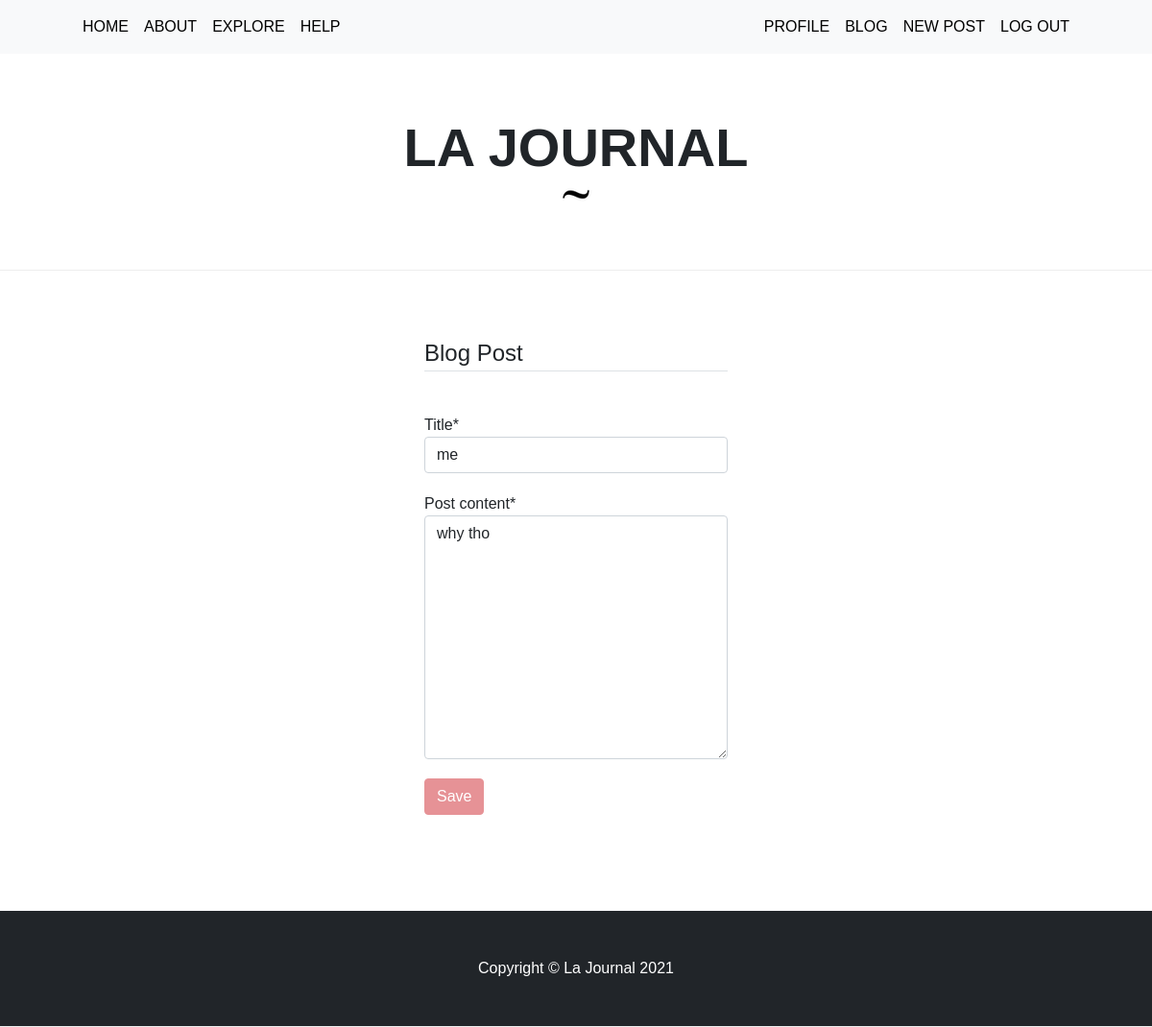
Page /home/post/23/update/ (signed in) on the earlier database version.
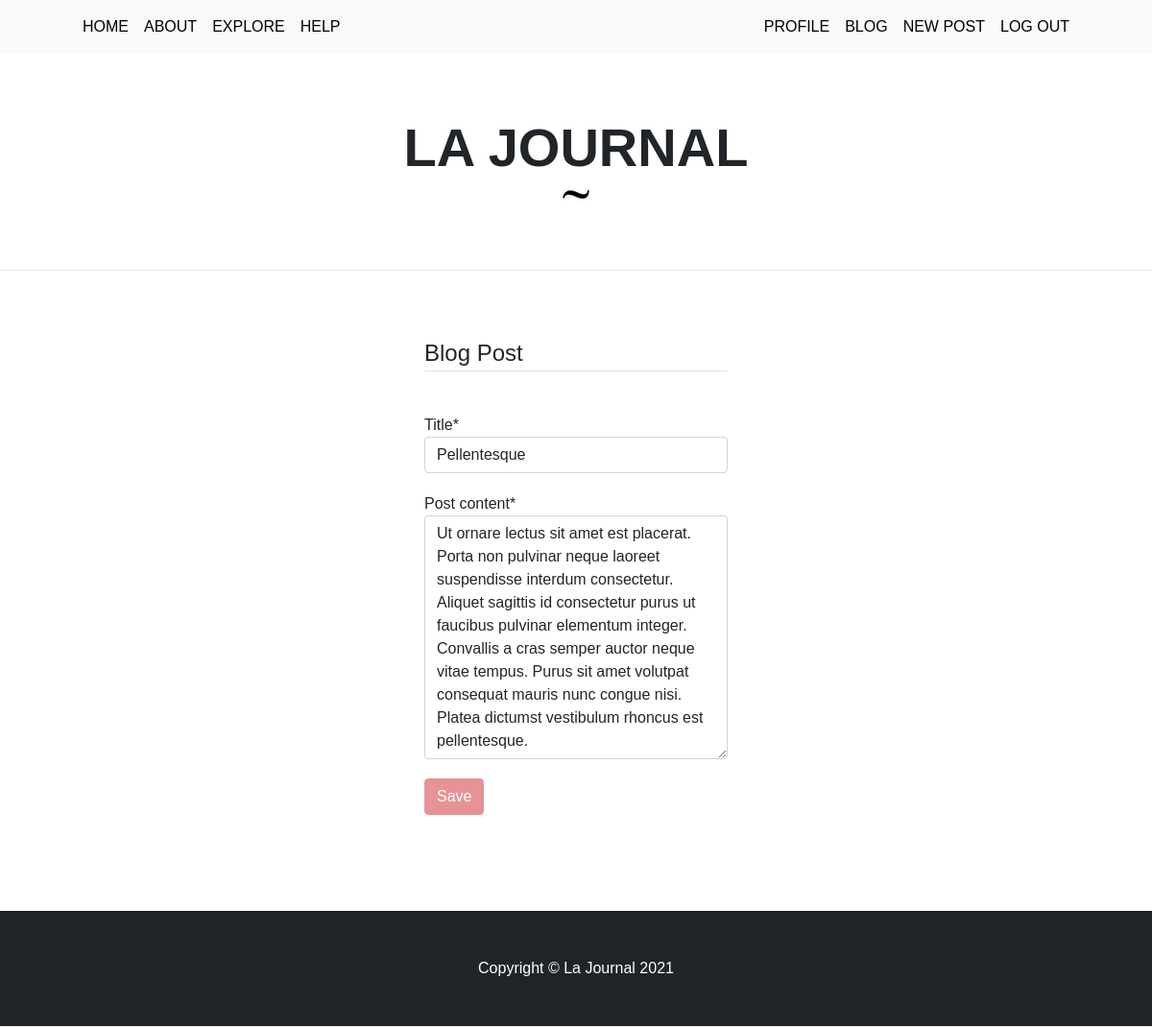
Same page on the later database version.
### blog/models.py (models this page shows, shortened)
class Post(models.Model):
	title = models.CharField(max_length=100)
	post_content = models.TextField(max_length=10000)
	date_posted= models.DateTimeField(auto_now_add=True)
	author = models.ForeignKey(User, on_delete=models.CASCADE)

### blog/views.py (the view, shortened to what this page needs)
# urls.py: path('post/<int:pk>/update/', PostUpdateView.as_view(), name='post-update'),
class PostUpdateView(LoginRequiredMixin, UserPassesTestMixin, UpdateView):
	model = Post
	fields = ['title', 'post_content']
	def test_func(self):
		post=self.get_object()
		if self.request.user == post.author:
			return True
		return False

### blog/templates/blog/post_form.html (shortened to what this page needs)
{% extends "blog/base.html" %}
{% load crispy_forms_tags %}
{% block content %}
	<div class="content-section">
		<form method="POST" class="form-parent">
			<fieldset class="form-group">
				<legend class="border-bottom mb-4">
					Blog Post</legend>
			</fieldset>
			{{ form|crispy }}
			<div class="form-group">
				<button class="btn btn-outline-dark mt-auto" type="submit">Save</button>
			</div>
		</form>
	</div>
{% endblock content %}

Differences in the rows shown:
changed Post: title "me" → "Pellentesque"; post_content "why tho" → "Ut ornare lectus sit amet est placerat. Porta non pulvinar neque laoreet suspendisse interdum consectetur. Aliquet sagittis id consectetur purus ut faucibus pulvinar elementum integer. Convallis a cras semper auctor neque vitae tempus. Purus sit amet volutpat consequat mauris nunc congue nisi. Platea dictumst vestibulum rhoncus est pellentesque."
